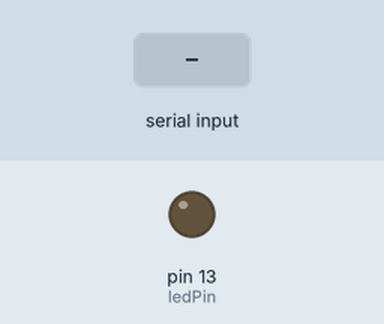
This sketch was run on a simulated Arduino Uno, built with avr-gcc and run on an emulated ATmega328P. On the bench: output pins drawn as LEDs (lit = HIGH). The inputs (shaded band) are chosen by the test bench.

Above: at 1.2 s.
1.3 s: "90 45\n" received over Serial
At 1.6 s:
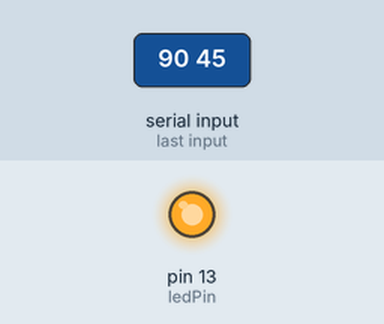
Timing chart, 0 to 10.3 s (numbered marks = the images above; inputs shaded):
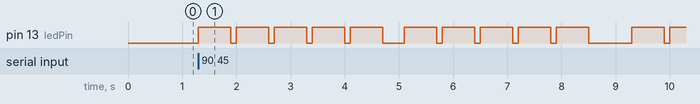

The sketch:

codMorse.ino
```cpp
int ledPin = 13;

char* letras[]={ //array de letras
  ".-", "-...", "-.-.", "-..", ".",
  "..-.", "--.", "....", "..", ".---",
  "-.-", ".-..", "--", "-.", "---",
  ".-.", "--.-", ".-.", "...", "-",
  "..-", "...-", ".--", "-..-", "-.--",
  "--.."
};

char* numeros[]={  //array de números
  "-----", ".----", "..----", "...--", "....-",
  ".....", "-....", "--...", "---..", "----."
};

int pontDelay = 100;

void flashSequencia(char* sequencia){
  int i = 0;
  while(sequencia[i] != NULL){
    flashPontoOuTraco(sequencia[i]);
    i++;
  }
  delay(pontDelay*3);
}

void flashPontoOuTraco(char pontoOuTraco){
  digitalWrite(ledPin, HIGH);
  if (pontoOuTraco=="."){
    delay(pontDelay);
  }else{
    delay(pontDelay*6);
  }
  digitalWrite(ledPin, LOW);
  delay(pontDelay);
}

void setup()
{
  pinMode(ledPin, OUTPUT);
  Serial.begin(9600);
}


void loop(){
 char ch;
 if(Serial.available()){
  ch=Serial.read();
  if(ch>='a' && ch<='z'){
     flashSequencia(letras[ch-'a']);
  }else if(ch>='A' && ch<='Z'){
    flashSequencia(letras[ch-'A']);
  }else if(ch>='0' && ch<='9'){
    flashSequencia(numeros[ch-'0']);
  }else if(ch==' '){
    delay(pontDelay*4);
  }
 }
}
```

Measured:
- after the input at 1.3 s, pin 13 (ledPin): LOW → HIGH at once, → LOW 0.60 s later, → HIGH 0.10 s later, → LOW 0.60 s later, … (23 changes in this stretch)
